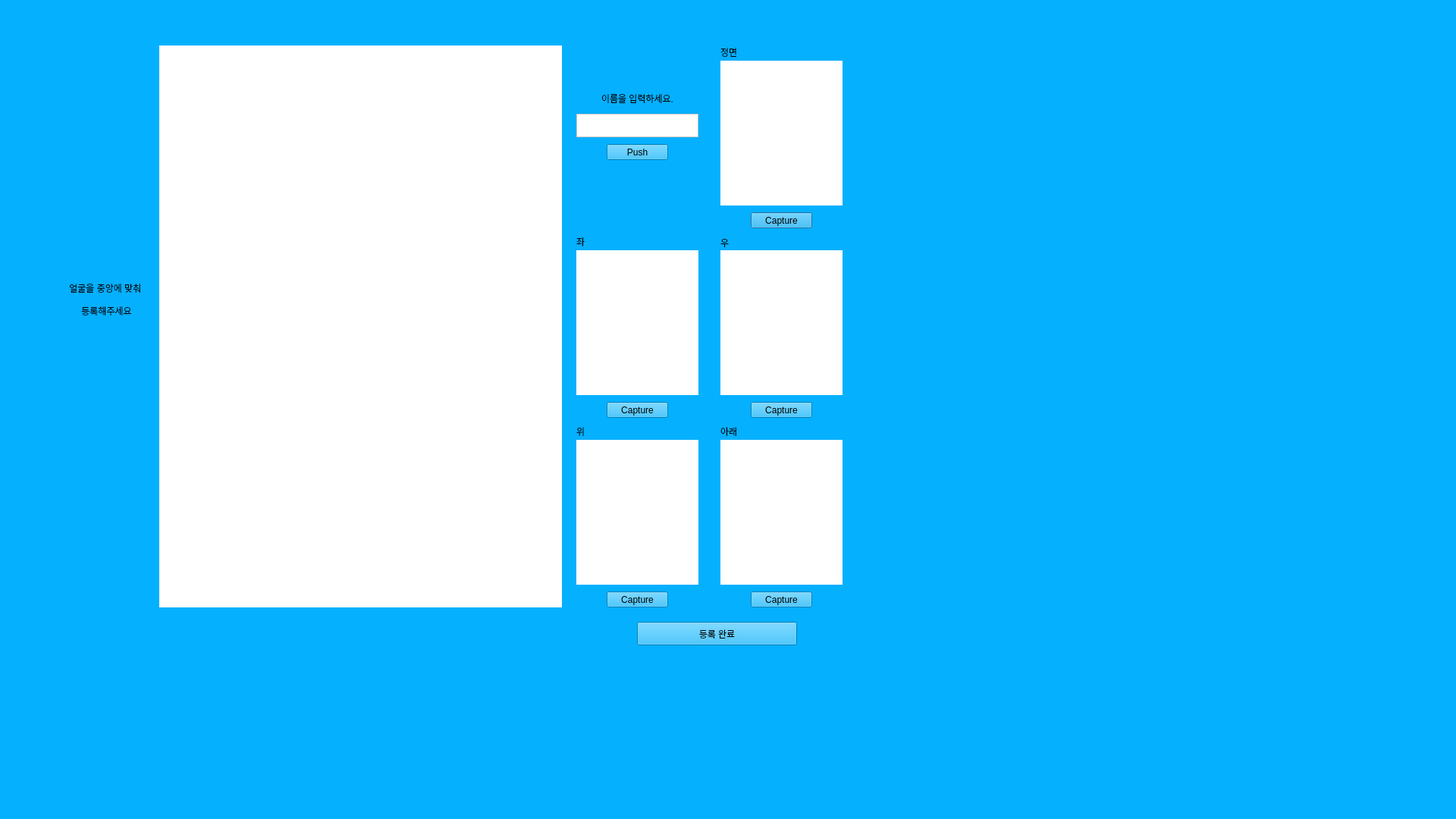
<?xml version="1.0" encoding="UTF-8"?>
<ui version="4.0">
 <class>Dialog</class>
 <widget class="QDialog" name="Dialog">
  <property name="geometry">
   <rect>
    <x>0</x>
    <y>0</y>
    <width>1920</width>
    <height>1080</height>
   </rect>
  </property>
  <property name="windowTitle">
   <string>Dialog</string>
  </property>
  <property name="styleSheet">
   <string notr="true">background-color: rgb(5, 176, 255);</string>
  </property>
  <widget class="QLabel" name="video_frame">
   <property name="geometry">
    <rect>
     <x>210</x>
     <y>60</y>
     <width>531</width>
     <height>741</height>
    </rect>
   </property>
   <property name="styleSheet">
    <string notr="true">background-color: rgb(255, 255, 255);</string>
   </property>
   <property name="text">
    <string/>
   </property>
  </widget>
  <widget class="QPushButton" name="front_capture_button">
   <property name="geometry">
    <rect>
     <x>990</x>
     <y>280</y>
     <width>81</width>
     <height>21</height>
    </rect>
   </property>
   <property name="styleSheet">
    <string notr="true">background-color: rgb(5, 176, 255);</string>
   </property>
   <property name="text">
    <string>Capture</string>
   </property>
  </widget>
  <widget class="QLabel" name="label">
   <property name="geometry">
    <rect>
     <x>80</x>
     <y>330</y>
     <width>121</width>
     <height>131</height>
    </rect>
   </property>
   <property name="text">
    <string>&lt;html&gt;&lt;head/&gt;&lt;body&gt;&lt;p align=&quot;center&quot;&gt;얼굴을 중앙에 맞춰 &lt;/p&gt;&lt;p align=&quot;center&quot;&gt;등록해주세요&lt;/p&gt;&lt;/body&gt;&lt;/html&gt;</string>
   </property>
   <property name="textFormat">
    <enum>Qt::AutoText</enum>
   </property>
   <property name="alignment">
    <set>Qt::AlignCenter</set>
   </property>
  </widget>
  <widget class="QLabel" name="front_label">
   <property name="geometry">
    <rect>
     <x>950</x>
     <y>80</y>
     <width>161</width>
     <height>191</height>
    </rect>
   </property>
   <property name="styleSheet">
    <string notr="true">background-color: rgb(255, 255, 255);</string>
   </property>
   <property name="text">
    <string/>
   </property>
  </widget>
  <widget class="QLabel" name="label_2">
   <property name="geometry">
    <rect>
     <x>950</x>
     <y>60</y>
     <width>55</width>
     <height>18</height>
    </rect>
   </property>
   <property name="text">
    <string>정면</string>
   </property>
  </widget>
  <widget class="QLabel" name="label_4">
   <property name="geometry">
    <rect>
     <x>760</x>
     <y>310</y>
     <width>55</width>
     <height>18</height>
    </rect>
   </property>
   <property name="text">
    <string>좌</string>
   </property>
  </widget>
  <widget class="QLabel" name="label_5">
   <property name="geometry">
    <rect>
     <x>950</x>
     <y>310</y>
     <width>55</width>
     <height>20</height>
    </rect>
   </property>
   <property name="text">
    <string>우</string>
   </property>
  </widget>
  <widget class="QLabel" name="label_6">
   <property name="geometry">
    <rect>
     <x>760</x>
     <y>560</y>
     <width>55</width>
     <height>18</height>
    </rect>
   </property>
   <property name="text">
    <string>위</string>
   </property>
  </widget>
  <widget class="QLabel" name="label_7">
   <property name="geometry">
    <rect>
     <x>950</x>
     <y>560</y>
     <width>55</width>
     <height>18</height>
    </rect>
   </property>
   <property name="text">
    <string>아래</string>
   </property>
  </widget>
  <widget class="QLabel" name="left_label">
   <property name="geometry">
    <rect>
     <x>760</x>
     <y>330</y>
     <width>161</width>
     <height>191</height>
    </rect>
   </property>
   <property name="styleSheet">
    <string notr="true">background-color: rgb(255, 255, 255);</string>
   </property>
   <property name="text">
    <string/>
   </property>
  </widget>
  <widget class="QLabel" name="right_label">
   <property name="geometry">
    <rect>
     <x>950</x>
     <y>330</y>
     <width>161</width>
     <height>191</height>
    </rect>
   </property>
   <property name="styleSheet">
    <string notr="true">background-color: rgb(255, 255, 255);</string>
   </property>
   <property name="text">
    <string/>
   </property>
  </widget>
  <widget class="QLabel" name="up_label">
   <property name="geometry">
    <rect>
     <x>760</x>
     <y>580</y>
     <width>161</width>
     <height>191</height>
    </rect>
   </property>
   <property name="styleSheet">
    <string notr="true">background-color: rgb(255, 255, 255);</string>
   </property>
   <property name="text">
    <string/>
   </property>
  </widget>
  <widget class="QLabel" name="down_label">
   <property name="geometry">
    <rect>
     <x>950</x>
     <y>580</y>
     <width>161</width>
     <height>191</height>
    </rect>
   </property>
   <property name="styleSheet">
    <string notr="true">background-color: rgb(255, 255, 255);</string>
   </property>
   <property name="text">
    <string/>
   </property>
  </widget>
  <widget class="QPushButton" name="left_capture_button">
   <property name="geometry">
    <rect>
     <x>800</x>
     <y>530</y>
     <width>81</width>
     <height>21</height>
    </rect>
   </property>
   <property name="styleSheet">
    <string notr="true">background-color: rgb(5, 176, 255);</string>
   </property>
   <property name="text">
    <string>Capture</string>
   </property>
  </widget>
  <widget class="QPushButton" name="up_capture_button">
   <property name="geometry">
    <rect>
     <x>800</x>
     <y>780</y>
     <width>81</width>
     <height>21</height>
    </rect>
   </property>
   <property name="styleSheet">
    <string notr="true">background-color: rgb(5, 176, 255);</string>
   </property>
   <property name="text">
    <string>Capture</string>
   </property>
  </widget>
  <widget class="QPushButton" name="right_capture_button">
   <property name="geometry">
    <rect>
     <x>990</x>
     <y>530</y>
     <width>81</width>
     <height>21</height>
    </rect>
   </property>
   <property name="styleSheet">
    <string notr="true">background-color: rgb(5, 176, 255);</string>
   </property>
   <property name="text">
    <string>Capture</string>
   </property>
  </widget>
  <widget class="QPushButton" name="down_capture_button">
   <property name="geometry">
    <rect>
     <x>990</x>
     <y>780</y>
     <width>81</width>
     <height>21</height>
    </rect>
   </property>
   <property name="styleSheet">
    <string notr="true">background-color: rgb(5, 176, 255);</string>
   </property>
   <property name="text">
    <string>Capture</string>
   </property>
  </widget>
  <widget class="QTextEdit" name="nameLabel">
   <property name="geometry">
    <rect>
     <x>760</x>
     <y>150</y>
     <width>161</width>
     <height>31</height>
    </rect>
   </property>
   <property name="styleSheet">
    <string notr="true">background-color: rgb(255, 255, 255);</string>
   </property>
   <property name="html">
    <string>&lt;!DOCTYPE HTML PUBLIC &quot;-//W3C//DTD HTML 4.0//EN&quot; &quot;http://www.w3.org/TR/REC-html40/strict.dtd&quot;&gt;
&lt;html&gt;&lt;head&gt;&lt;meta name=&quot;qrichtext&quot; content=&quot;1&quot; /&gt;&lt;style type=&quot;text/css&quot;&gt;
p, li { white-space: pre-wrap; }
&lt;/style&gt;&lt;/head&gt;&lt;body style=&quot; font-family:'Sans Serif'; font-size:9pt; font-weight:400; font-style:normal;&quot;&gt;
&lt;p align=&quot;center&quot; style=&quot;-qt-paragraph-type:empty; margin-top:0px; margin-bottom:0px; margin-left:0px; margin-right:0px; -qt-block-indent:0; text-indent:0px;&quot;&gt;&lt;br /&gt;&lt;/p&gt;&lt;/body&gt;&lt;/html&gt;</string>
   </property>
  </widget>
  <widget class="QPushButton" name="nameButton">
   <property name="geometry">
    <rect>
     <x>800</x>
     <y>190</y>
     <width>81</width>
     <height>21</height>
    </rect>
   </property>
   <property name="text">
    <string>Push</string>
   </property>
  </widget>
  <widget class="QLabel" name="label_3">
   <property name="geometry">
    <rect>
     <x>780</x>
     <y>120</y>
     <width>121</width>
     <height>21</height>
    </rect>
   </property>
   <property name="text">
    <string>&lt;html&gt;&lt;head/&gt;&lt;body&gt;&lt;p align=&quot;center&quot;&gt;이름을 입력하세요.&lt;/p&gt;&lt;/body&gt;&lt;/html&gt;</string>
   </property>
   <property name="textFormat">
    <enum>Qt::AutoText</enum>
   </property>
   <property name="alignment">
    <set>Qt::AlignCenter</set>
   </property>
  </widget>
  <widget class="QPushButton" name="finish_button">
   <property name="geometry">
    <rect>
     <x>840</x>
     <y>820</y>
     <width>211</width>
     <height>31</height>
    </rect>
   </property>
   <property name="text">
    <string>등록 완료</string>
   </property>
  </widget>
 </widget>
 <resources/>
 <connections/>
</ui>
